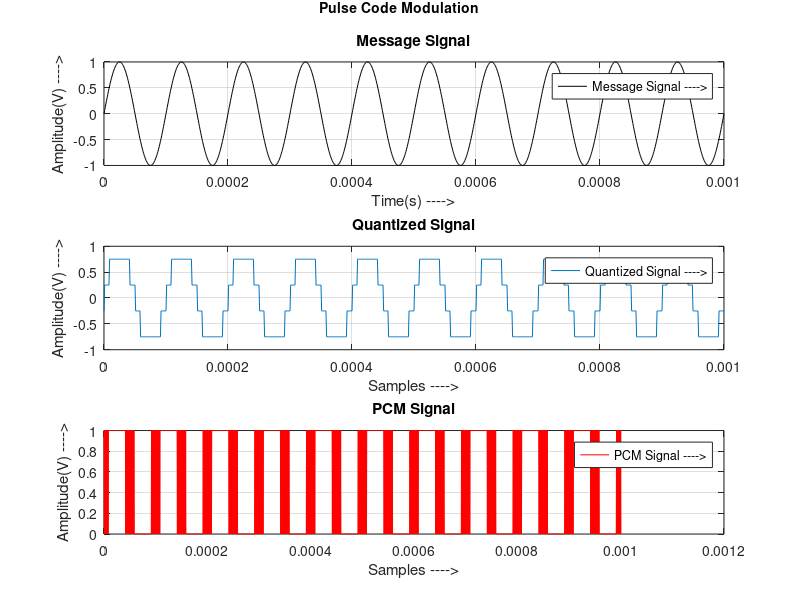

Recreate this plot in MATLAB.
%% Gerar o Seno
clear all
frequencia_seno = 10*1000;
t = [0:1/(100*frequencia_seno):10/frequencia_seno];
sinal_seno = sin(2*pi*frequencia_seno*t);

subplot(3,1,1);
plot(t,sinal_seno,'black');
title('Message Signal');
xlabel('Time(s) ---->')
ylabel('Amplitude(V) ---->')
legend('Message Signal ---->');
grid on

%% Amostrando o seno
f_s = 2*frequencia_seno;
T_s = 1/f_s;
%N = length(t);

%t_amostra = [0 : T_s : 10/frequencia_seno];
%f_digital = 2*pi*frequencia_seno/f_s;

%sinal_amostrado = sin(f_digital .* n);
%% Quantizando o sinal
num_bits = 2;
L = 2^num_bits;
max_sen = max(sinal_seno);
min_sen = min(sinal_seno);

delta = (max_sen - min_sen) / L;
mapa_q = [min_sen:delta:max_sen];
cod_q = [min_sen-delta/2:delta:max_sen+delta/2];

[index, quants] = quantiz(sinal_seno,mapa_q,cod_q);


for i = 1:length(quants)
    if quants(i) < min_sen
       quants(i) = quants(i) + delta;
       index(i) = index(i) + 1;
    end
    index(i) = index(i) - 1;

end

subplot(3,1,2);
plot(t,quants);
title('Quantized Signal');
xlabel('Samples ---->')
ylabel('Amplitude(V) ---->')
legend('Quantized Signal ---->');
grid on

%% Encode
Rb = frequencia_seno * num_bits;
T_enc = 1/Rb;
T_por_bit = T_enc/num_bits;

y = de2bi(index);

y = reshape(y',1,[]);
t_enc = [0:1/(100*frequencia_seno)/num_bits:10/frequencia_seno+1/(100*frequencia_seno)/num_bits];

subplot(3,1,3);
plot(t_enc,y,'red');
title('PCM Signal');
xlabel('Samples ---->');
ylabel('Amplitude(V) ---->')
legend('PCM Signal ---->');
grid on

ha = axes ('Position',[0 0 1 1],'Xlim',[0 1],'Ylim',[0 1],'Box','off','Visible','off','Units','normalized', 'clipping' , 'off');
text (0.5, 1,'\bf Pulse Code Modulation ','HorizontalAlignment','center','VerticalAlignment', 'top')


%% Demodulação
